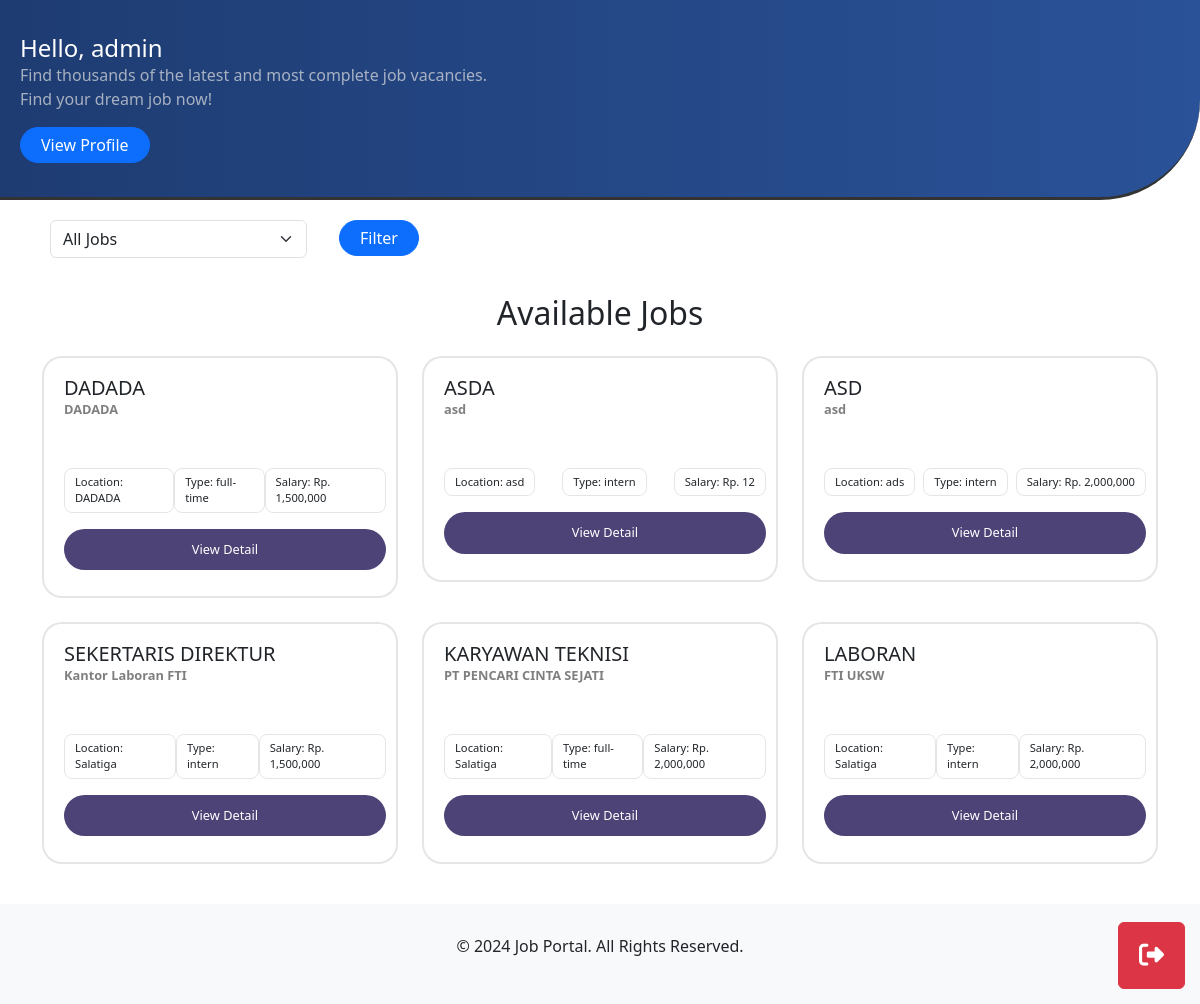
/pages/employee/index.php (signed in), run on the app's committed database.
### tables this page shows
CREATE TABLE `tb_jobs` (
  `id` int(11) NOT NULL,
  `title` varchar(255) NOT NULL,
  `description` text NOT NULL,
  `requirements` text NOT NULL,
  `employment_type` enum('intern','full-time') NOT NULL,
  `salary_range` varchar(100) DEFAULT NULL,
  `company_name` varchar(255) NOT NULL,
  `location` varchar(255) DEFAULT NULL,
  `created_at` timestamp NOT NULL DEFAULT current_timestamp(),
  `updated_at` timestamp NOT NULL DEFAULT current_timestamp() ON UPDATE current_timestamp(),
  `created_by` int(11) NOT NULL,
  `expired_at` timestamp NULL DEFAULT NULL,
  `status` enum('active','expired','deleted') DEFAULT 'active'
);

### pages/employee/index.php (the view, shortened to what this page needs)
<?php
include '../../components/logout_button.php';
require '../../db.php';
$query = "SELECT * FROM tb_jobs WHERE status = 'active'";
$query .= " ORDER BY created_at DESC";
$result = $conn->query($query);
?>
<!DOCTYPE html>
<html lang="en">
<head>
    <link href="https://cdn.jsdelivr.net/npm/bootstrap@5.3.0-alpha1/dist/css/bootstrap.min.css" rel="stylesheet">
</head>
<body>
    <div class="container-fluid header-section">
        <div>
            <?php if (isset($_SESSION['user_id'])): ?>
                <h4 class="m-0">Hello, <?= $_SESSION['nama'] ?></h4>
                <p class="m-0 fs-6 mb-3" style="color: rgba(225,225,225,0.7);max-width:500px;">Find thousands of the latest and most complete job vacancies. Find your dream job now!</p>
                <a href="profile.php" class="btn btn-primary">View Profile</a>
            <?php else: ?>
                <a href="login.php" class="btn btn-primary">Login to Apply</a>
            <?php endif; ?>
        </div>
    </div>
    <div class="container filter-section">
        <form method="GET" action="">
            <div class="row gap-2">
                <div class="col-md-3">
                    <select name="employment_type" class="form-select">
                        <option value="">All Jobs</option>
                    </select>
                </div>
                <div class="col-md-3">
                    <button type="submit" class="btn btn-primary">Filter</button>
                </div>
            </div>
        </form>
    </div>
    <div class="container">
        <h2 class="text-center mb-4">Available Jobs</h2>
        <div class="row row-cols-1 row-cols-md-3 g-4">
            <?php if ($result && $result->num_rows > 0): ?>
                <?php while ($row = $result->fetch_assoc()): ?>
                    <div class="col">
                        <div class="">
                            <div class="card-job">
                                <div class="mb-3">
                                    <h5 style="margin:0;text-transform: uppercase;" class="mt-2"><?= htmlspecialchars($row['title']) ?></h5>
                                    <p style="margin:0;color: rgba(0,0,0,0.5);font-size:.8rem;" class="fw-semibold"><?= htmlspecialchars($row['company_name']) ?></p>
                                    <div class="mt-5 container-job-kapsul justify-content-between">
                                        <p class="job-kapsul">Location: <?= htmlspecialchars($row['location']) ?></p>
                                        <p class="job-kapsul">Type: <?= htmlspecialchars($row['employment_type']) ?></p>
                                        <p class="job-kapsul">Salary: Rp. <?= htmlspecialchars(number_format($row['salary_range'])) ?></p>
                                    </div>
                                    <?php if (isset($_SESSION['user_id'])): ?>
                                        <a href="view_application_detail.php?job_id=<?= $row['id'] ?>" class="mt-2 btn btn-custom-apply mt-3">View Detail</a>
                                    <?php else: ?>
                                        <a href="login.php" class="mt-2 btn btn-custom-apply mt-3">Login to Apply</a>
                                    <?php endif; ?>
                                </div>
                            </div>
                        </div>
                    </div>
                <?php endwhile; ?>
            <?php else: ?>
                <p class="text-center">No jobs available at the moment. Please check back later!</p>
            <?php endif; ?>
        </div>
    </div>
    <div class="footer">
        <p>&copy; 2024 Job Portal. All Rights Reserved.</p>
    </div>
</body>
</html>

### pages/employee/index.php (style rules this page uses)
.header-section { background: linear-gradient(90deg, #1e3c72, #2a5298); color: white; min-height: 200px; display: flex; justify-content: start; align-items: center; padding: 0px 20px; border-bottom-right-radius: 100px; border-bottom: 3px solid #333; }
.header-section p { font-size: 1.25rem; }
.btn-primary, .btn-info { border-radius: 25px; padding: 5px 20px; }
.filter-section { padding: 20px 20px; }
.footer { background-color: #f8f9fa; padding: 30px 0; text-align: center; margin-top: 40px; }
.card-job { border: 2px solid rgba(0, 0, 0, 0.1); background-color: white; padding: 10px 10px 10px 20px; border-radius: 20px; transition: all 0.3s ease-in-out; }
.container-job-kapsul { display: flex; }
.job-kapsul { font-size: .7rem; padding-left: 10px; padding-top: 5px; padding-bottom: 5px; padding-right: 10px; border-radius: 8px; margin: 0; border: 1px solid rgba(0, 0, 0, 0.1); transition: all 0.3s ease-in-out; }
.btn-custom-apply { background-color: #4e4376; color: white; font-size: .8rem; padding: 10px 20px; width: 100%; border-radius: 25px; text-decoration: none; }

### data on the page
tb_jobs: title "DADADA", company_name "DADADA", location "DADADA", employment_type "full-time", salary_range "1,500,000"
tb_jobs: title "ASDA", company_name "asd", location "asd", employment_type "intern", salary_range "12"
tb_jobs: title "ASD", company_name "asd", location "ads", employment_type "intern", salary_range "2,000,000"
tb_jobs: title "SEKERTARIS DIREKTUR", company_name "Kantor Laboran FTI", location "Salatiga", employment_type "intern", salary_range "1,500,000"
tb_jobs: title "KARYAWAN TEKNISI", company_name "PT PENCARI CINTA SEJATI", location "Salatiga", employment_type "full-time", salary_range "2,000,000"
tb_jobs: title "LABORAN", company_name "FTI UKSW", location "Salatiga", employment_type "intern", salary_range "2,000,000"

### other printed values
$_SESSION['nama'] "admin"
